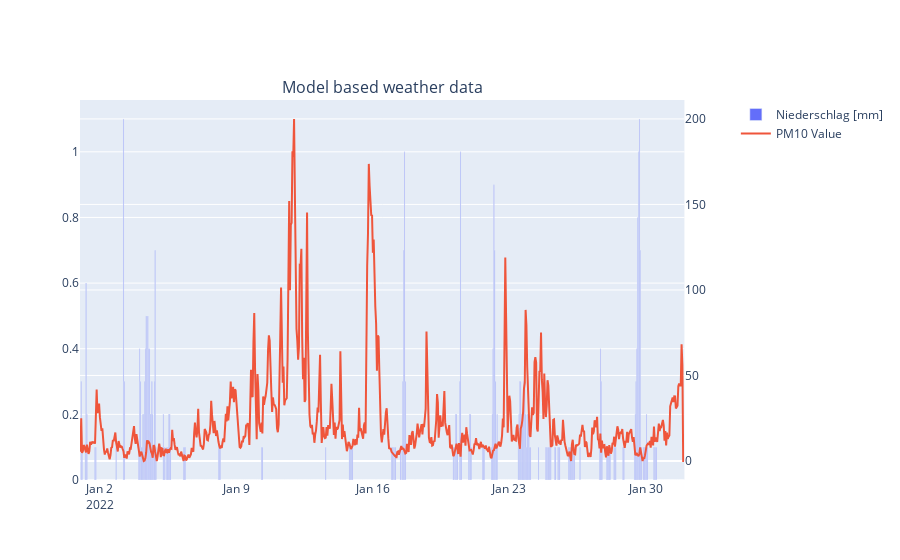

Write notebook code for a chart like this one.
### Code cell
fig_model = make_subplots(specs=[[{"secondary_y": True}]], column_titles=["Model based weather data"])

fig_model.add_trace(go.Bar(x=hourly_model.index, y=hourly_model["precipitation"], name="Niederschlag [mm]"))
fig_model.add_trace(go.Scatter(x=hourly_model.index, y=januar['value'], name="PM10 Value"),secondary_y=True)

### Figure 1 — Plotly figure (JSON) as saved in the notebook; plotly's stock layout.template omitted (floating-point values rounded to 4 significant figures; data arrays with more than 128 entries replaced by an {"elided": "..."} marker saying what was removed)
{"data": [{"name": "Niederschlag [mm]", "type": "bar", "x": {"elided": "744 str values"}, "y": {"elided": "744 float values"}}, {"name": "PM10 Value", "type": "scatter", "x": {"elided": "744 str values"}, "xaxis": "x", "y": {"elided": "744 float values"}, "yaxis": "y2"}], "layout": {"annotations": [{"font": {"size": 16}, "showarrow": false, "text": "Model based weather data", "x": 0.47, "xanchor": "center", "xref": "paper", "y": 1, "yanchor": "bottom", "yref": "paper"}], "xaxis": {"anchor": "y", "domain": [0, 0.94]}, "yaxis": {"anchor": "x", "domain": [0, 1]}, "yaxis2": {"anchor": "x", "overlaying": "y", "side": "right"}}}
